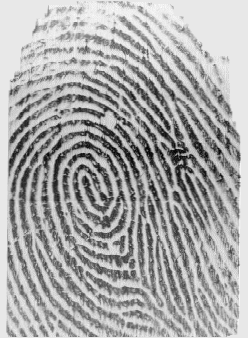
%> input picture ED_data/ED_3_6_originale.png, 248 x 338 px
$ octave main.m   (GNU Octave 9; MATLAB toolbox functions it lacks are replaced by stand-ins)
%> lines starting %> are read from the running program, lines starting %| are printed output that depends on the picture; in (x1, y1, x2, y2) boxes, pixels count from 0 and x2, y2 are one past the last pixel; in counts of white or black regions, pixels touching at a corner belong together; the program's own positions count from 1
close all
clear all
##
### Traitement de l'image 1
IMG1 = imread('ED_data/ED_3_6_originale.png'); #lecture
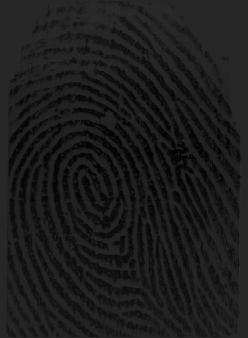
%> IMG1: size 338x248 uint8; min 0, max 43, mean 27.6
####IMG1 = imread('ED_data/101_1.tif'); #lecture
###------------------------------------------------------------------------------
### Afficher l'image originale
subplot(2, 1, 1);
imshow(IMG1);
h = zeros(256);
[nl, nc] = size(IMG1);
%> nl = 338; nc = 248
for x=1:nl
  for y=1:nc
    h(IMG1(x,y)+1) = h(IMG1(x,y)+1) + 1;
  endfor
endfor
figure;plot(h)
%> after `plot(h)`:
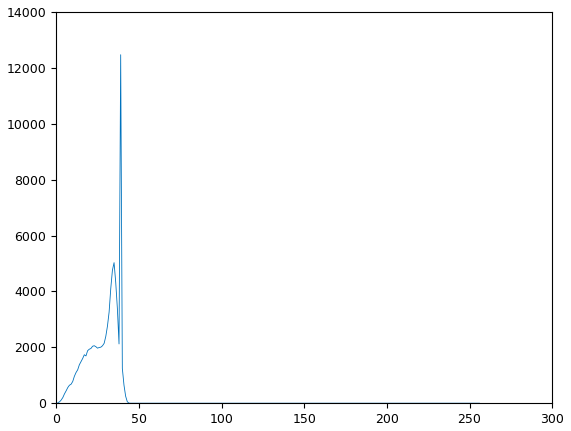
%> figure redrawn from the program's plot data; curve peaks at x = 39, y = 12471
###------------------------------------------------------------------------------
### Calcul du seuil pour transformer l'image gris en image binaire
seuil1 = graythresh(IMG1);
%> seuil1 = 0.098
###------------------------------------------------------------------------------
### Binarisation
IMG_BIN1 = not(im2bw(IMG1, seuil1));
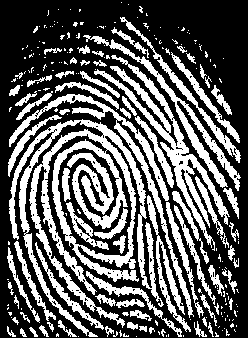
%> IMG_BIN1: size 338x248 logical; 36.8% white; 232 white regions (158 under 20 px), largest, box (x1, y1, x2, y2) and area: (9, 119, 164, 337) 10460, (94, 55, 230, 251) 3395, (9, 94, 194, 318) 2515
###------------------------------------------------------------------------------
### Afficher l'image binaire
subplot(2, 1, 2);
imshow(IMG_BIN1);
###------------------------------------------------------------------------------
### Squeletisation avec matlab
IMG_THIN1=bwmorph(IMG_BIN1,'thin',Inf);
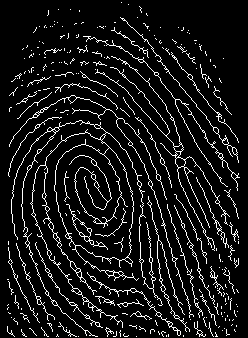
%> IMG_THIN1: size 338x248 logical; 9% white in thin lines or dots
figure;imshow(IMG_THIN1);title('Squeletisation avec matlab');
###------------------------------------------------------------------------------
### Squeletisation avec l'algorithme
##IMG_THIN1 = squeletisation.skl(IMG1, IMG_BIN1);
###------------------------------------------------------------------------------
figure;imshow(IMG_THIN1);title('Squeletisation avec algorithme de Hilditch');
###------------------------------------------------------------------------------
### Calcul des minuties: bifurcations et terminaisons
%> (the run ends here)

$ run again, with ED_data/101_1.tif saved as ED_data/ED_3_6_originale.png
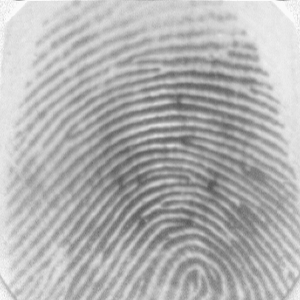
%> input picture ED_data/101_1.tif, 300 x 300 px
%> IMG1 is the input picture: size 300x300 uint8; min 86, max 250, mean 178.1
%> seuil1 = 0.69
%> `IMG_BIN1 = not(im2bw(IMG1, seuil1));`:
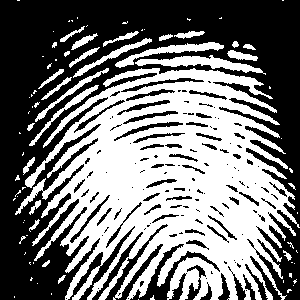
%> IMG_BIN1: size 300x300 logical; 46.7% white; 81 white regions (54 under 20 px), largest, box (x1, y1, x2, y2) and area: (15, 68, 300, 300) 37413, (135, 55, 266, 75) 940, (115, 42, 224, 68) 699
%> `IMG_THIN1=bwmorph(IMG_BIN1,'thin',Inf);`:
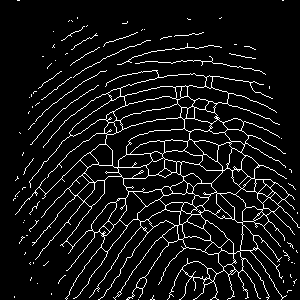
%> IMG_THIN1: size 300x300 logical; 7.4% white in thin lines or dots

$ run again, with ED_data/101_2.tif saved as ED_data/ED_3_6_originale.png
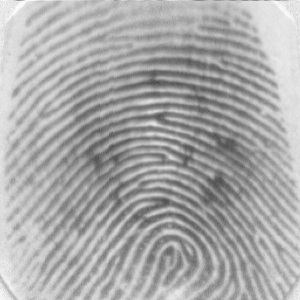
%> input picture ED_data/101_2.tif, 300 x 300 px
%> IMG1 is the input picture: size 300x300 uint8; min 71, max 250, mean 169.5
%> seuil1 = 0.651
%> `IMG_BIN1 = not(im2bw(IMG1, seuil1));`:
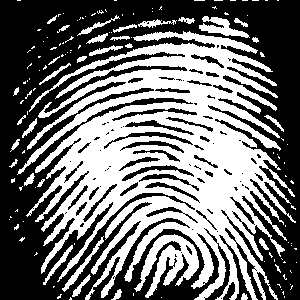
%> IMG_BIN1: size 300x300 logical; 44.5% white; 134 white regions (102 under 20 px), largest, box (x1, y1, x2, y2) and area: (17, 31, 296, 300) 35106, (134, 234, 199, 298) 1770, (199, 16, 250, 38) 479
%> `IMG_THIN1=bwmorph(IMG_BIN1,'thin',Inf);`:
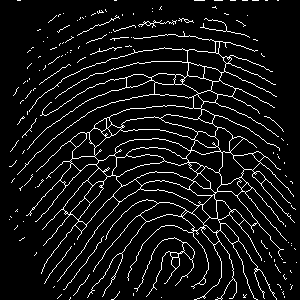
%> IMG_THIN1: size 300x300 logical; 7.5% white in thin lines or dots
